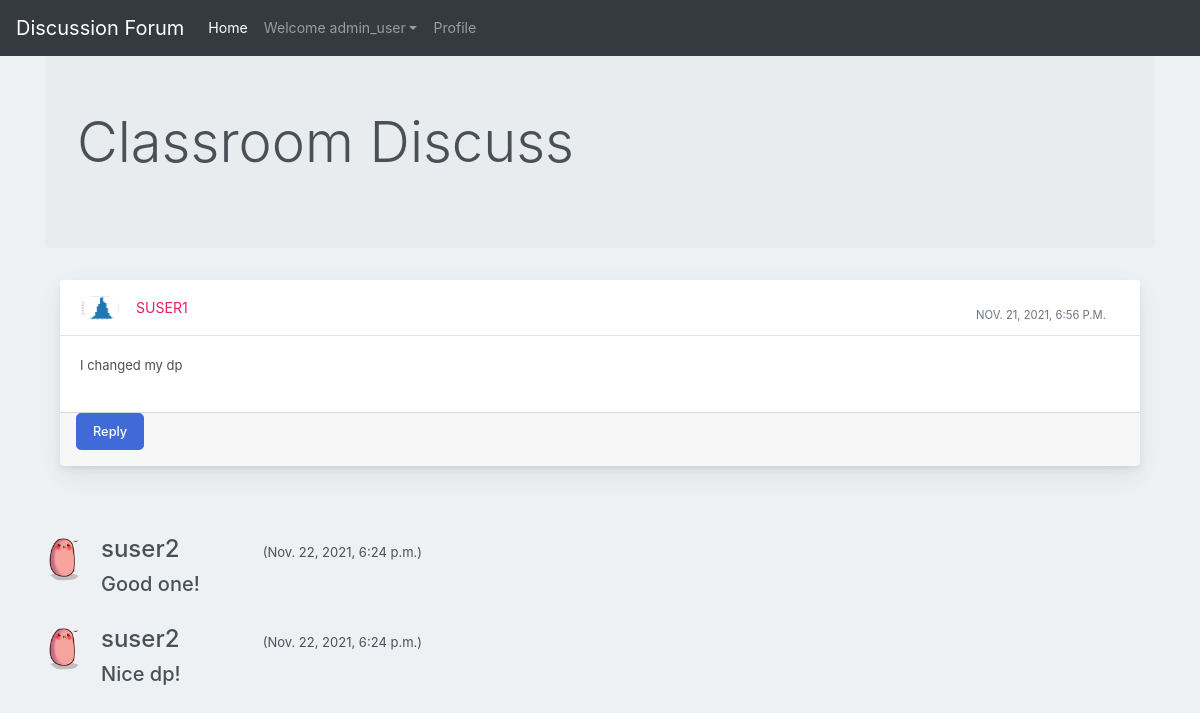
Screenshot of /post/4 (signed in) with the database file from the repository.
### users/models.py (models this page shows)
class User(AbstractUser):
    email = models.EmailField()
    is_student = models.BooleanField(default=False)
    is_teacher = models.BooleanField(default=False)

### discuss/models.py (models this page shows, shortened)
class Post(models.Model):
    user1 = models.ForeignKey(User, on_delete=models.CASCADE, default=1)
    post_id = models.AutoField
    post_content = models.TextField()
    timestamp= models.DateTimeField(default=now)
    image = models.ImageField(upload_to="images",default="")
    def get_reply_item_url(self):
        return reverse("discuss:add-reply", kwargs={
            'post_id' : self.id
        })

class Replie(models.Model):
    user = models.ForeignKey(User, on_delete=models.CASCADE, default=1)
    reply_id = models.AutoField
    reply_content = models.TextField()
    post = models.ForeignKey(Post, on_delete=models.CASCADE, default='')
    timestamp= models.DateTimeField(default=now)
    image = models.ImageField(upload_to="images",default="")

### discuss/views.py (the view)
# urls.py: path('post/<post_id>', views.post_detail, name='post-detail'),
def post_detail(request, post_id):
    post = Post.objects.get(id=post_id)
    replies = Replie.objects.filter(post = post).order_by("-timestamp")
    context = {
        "replies" : replies,
        "post" : post,
    }
    return render(request, 'discuss/post_detail.html', context)

### templates/discuss/post_detail.html (shortened to what this page needs)
{% extends 'discuss/basic.html' %}
{% load crispy_forms_tags %}
{% block homeactive %} active {% endblock homeactive %}-->
{% block content %}
<div class="container my-4">
<div class="jumbotron">
    <h1 class="display-4">Classroom Discuss</h1>
    </div>
    <div class="container-fluid mt-10">
      <div class="row">
          <div class="col-md-12">
              <div class="card mb-4">
                  <div class="card-header">
                      <div class="media flex-wrap w-100 align-items-center"> <img src="/media/{{post.image}}"
                              class="d-block ui-w-40 rounded-circle" alt="">
                          <div class="media-body ml-3"> <a href="#" data-abc="true">{{post.user1}}</a>
                          </div>
                          <div class="text-muted small ml-3">
                            <div class="px-4 pt-3">{{post.timestamp}} </div>
                          </div>
                      </div>
                  </div>
                  <div class="card-body">
                      <p>{{post.post_content}}</p>
                  </div>
                  <div class="card-footer d-flex flex-wrap justify-content-between align-items-center px-3 pt-0 pb-3">
                    <a class="btn btn-primary btn-lg" data-toggle="modal" href="{{post.get_reply_item_url}}">Reply</a>
                </div>
              </div>
          </div>
      </div>
  </div>
</div>
{% for reply in replies %}
<br>
<div class="container">
<div class="media">
    <img class="mr-3 rounded-circle" src="/media/{{reply.image}}" alt="." width="30px" height="30px">
    <div class="media-body">
      <h4 class="mt-0">{{reply.user}}	&nbsp;	&nbsp;	&nbsp;	&nbsp;	&nbsp;	&nbsp;  <span><small style="font-size: 13px;">({{reply.timestamp}})</small></span></h4>
      <h5>{{reply.reply_content}}</h5>
    </div>
  </div>
</div>
{% endfor %}
  {% endblock content %}

### templates/discuss/basic.html (shortened to what this page needs)
{% load static %}
<!doctype html>
<html lang="en">
  <head>
    <link rel="stylesheet" href="https://stackpath.bootstrapcdn.com/bootstrap/4.2.1/css/bootstrap.min.css">
    <link rel="stylesheet" type="text/css" href=" {% static 'discuss/block.css' %} ">
  </head>
  <body>
    <nav class="navbar navbar-expand-lg navbar-dark bg-dark fixed-top">
  <a class="navbar-brand" href="{% url 'discuss:forum-home' %}">Discussion Forum</a>
  <div class="collapse navbar-collapse" id="navbarSupportedContent">
    <ul class="navbar-nav mr-auto">
      <li class="nav-item {% block homeactive %} {% endblock homeactive %} ">
        <a class="nav-link" href="/">Home </a>
      </li>
      {% if user.is_authenticated %}
<ul class="navbar-nav mr-2">
<li class="nav-item dropdown">
<a class="nav-link dropdown-toggle" href='#' id="navbarDropdown" role="button" data-toggle="dropdown"> Welcome {{request.user}}</a>
<div class="dropdown-menu" aria-labelledby="navbarDropdown">
      <li class="nav-item {% block profileactive %} {% endblock profileactive %}">
        <a class="nav-link" href="#">Profile</a>
      </li>
        </div>
      </li>
      {% endif %}
    </ul>
  </div>
</nav>
<br>
</body>
{% block content %}{% endblock content%}
</html>

### discuss/static/discuss/block.css (style rules this page uses)
body { margin: 0; font-family: -apple-system, BlinkMacSystemFont, "Segoe UI", Roboto, "Helvetica Neue", Arial, "Noto Sans", sans-serif, "Apple Color Emoji", "Segoe UI Emoji", "Segoe UI Symbol", "Noto Color Emoji"; font-size: .88rem; font-weight: 400; line-height: 1.5; color: #495057; text-align: left; background-color: #eef1f3 }
.card { box-shadow: 0 0.46875rem 2.1875rem rgba(4, 9, 20, 0.03), 0 0.9375rem 1.40625rem rgba(4, 9, 20, 0.03), 0 0.25rem 0.53125rem rgba(4, 9, 20, 0.05), 0 0.125rem 0.1875rem rgba(4, 9, 20, 0.03); border-width: 0; transition: all .2s }
.card-header:first-child { border-radius: calc(.25rem - 1px) calc(.25rem - 1px) 0 0 }
.card-header { display: flex; align-items: center; border-bottom-width: 1px; padding-top: 0; padding-bottom: 0; padding-right: .625rem; height: 3.5rem; text-transform: uppercase; background-color: #fff; border-bottom: 1px solid rgba(26, 54, 126, 0.125) }
.btn-primary { color: #fff; background-color: #3f6ad8; border-color: #3f6ad8 }
.btn { font-size: 0.8rem; font-weight: 500; outline: none !important; position: relative; transition: color 0.15s, background-color 0.15s, border-color 0.15s, box-shadow 0.15s }
.card-body { flex: 1 1 auto; padding: 1.25rem }
.card-body p { font-size: 13px }
a { color: #E91E63; text-decoration: none !important; background-color: transparent }
.media img { width: 40px; height: auto }

### rows the page displays
User: user "admin_user"
Post: image (picture), user1 "SUSER1", timestamp "NOV. 21, 2021, 6:56 P.M.", post_content "I changed my dp"
Replie: image (picture), user "suser2", timestamp "Nov. 22, 2021, 6:24 p.m.", reply_content "Good one!"
Replie: image (picture), user "suser2", timestamp "Nov. 22, 2021, 6:24 p.m.", reply_content "Nice dp!"
